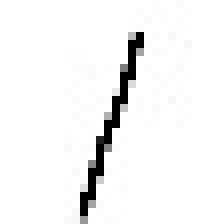
#> input picture lab11/1.jpg, 28 x 28 px (shown 8 times larger)
$ python ImageTest.py
#> lines starting #> are read from the running program, lines starting #| are printed output that depends on the picture; after the words box and inside, x2 and y2 are one past the last pixel; in counts of white or black regions, pixels touching at a corner belong together
import cv2
import numpy as np
from matplotlib import pyplot as plt

img = cv2.imread('1.jpg',0)
#> img is the input picture: shape (28, 28); min 0, max 255, mean 243.7

ret, thresh1 = cv2.threshold(img,127,255, cv2.THRESH_BINARY)
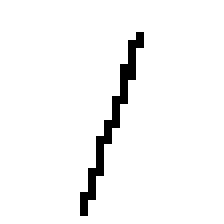
#> thresh1: shape (28, 28) (shown 8 times larger); 96% white; black in thin lines or dots, all inside (x1, y1, x2, y2) = (10, 4, 18, 27)
ret, thresh2 = cv2.threshold(img,127,255, cv2.THRESH_BINARY_INV)
ret, thresh3 = cv2.threshold(img,127,255, cv2.THRESH_TRUNC)
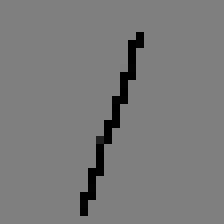
#> thresh3: shape (28, 28) (shown 8 times larger); min 0, max 127, mean 122.2
ret, thresh4 = cv2.threshold(img,127,255, cv2.THRESH_TOZERO)
ret, thresh5 = cv2.threshold(img,127,255, cv2.THRESH_TOZERO_INV)

titles =['Original','BINARY','BINARY_INV','TRUNC','TOZERO','TOZERO_INV']
images = [img,thresh1,thresh2,thresh3,thresh4,thresh5]

for i in xrange(6):
	plt.subplot(2,3,i+1),plt.imshow(images[i],'gray')
	plt.title(titles[i])
	plt.xticks([]),plt.yticks([])

plt.show()

$ run again, with lab11/4.jpg copied over lab11/1.jpg
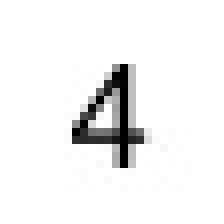
#> input picture lab11/4.jpg, 28 x 28 px (shown 8 times larger)
#> img is the input picture: shape (28, 28); min 0, max 255, mean 241.2
#> `ret, thresh1 = cv2.threshold(img,127,255, cv2.THRESH_BINARY)`:
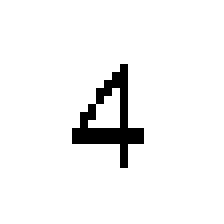
#> thresh1: shape (28, 28) (shown 8 times larger); 95% white; black in thin lines or dots, all inside (x1, y1, x2, y2) = (9, 8, 18, 21)
#> `ret, thresh4 = cv2.threshold(img,127,255, cv2.THRESH_TOZERO)`:
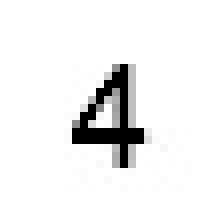
#> thresh4: shape (28, 28) (shown 8 times larger); min 0, max 255, mean 239.5
